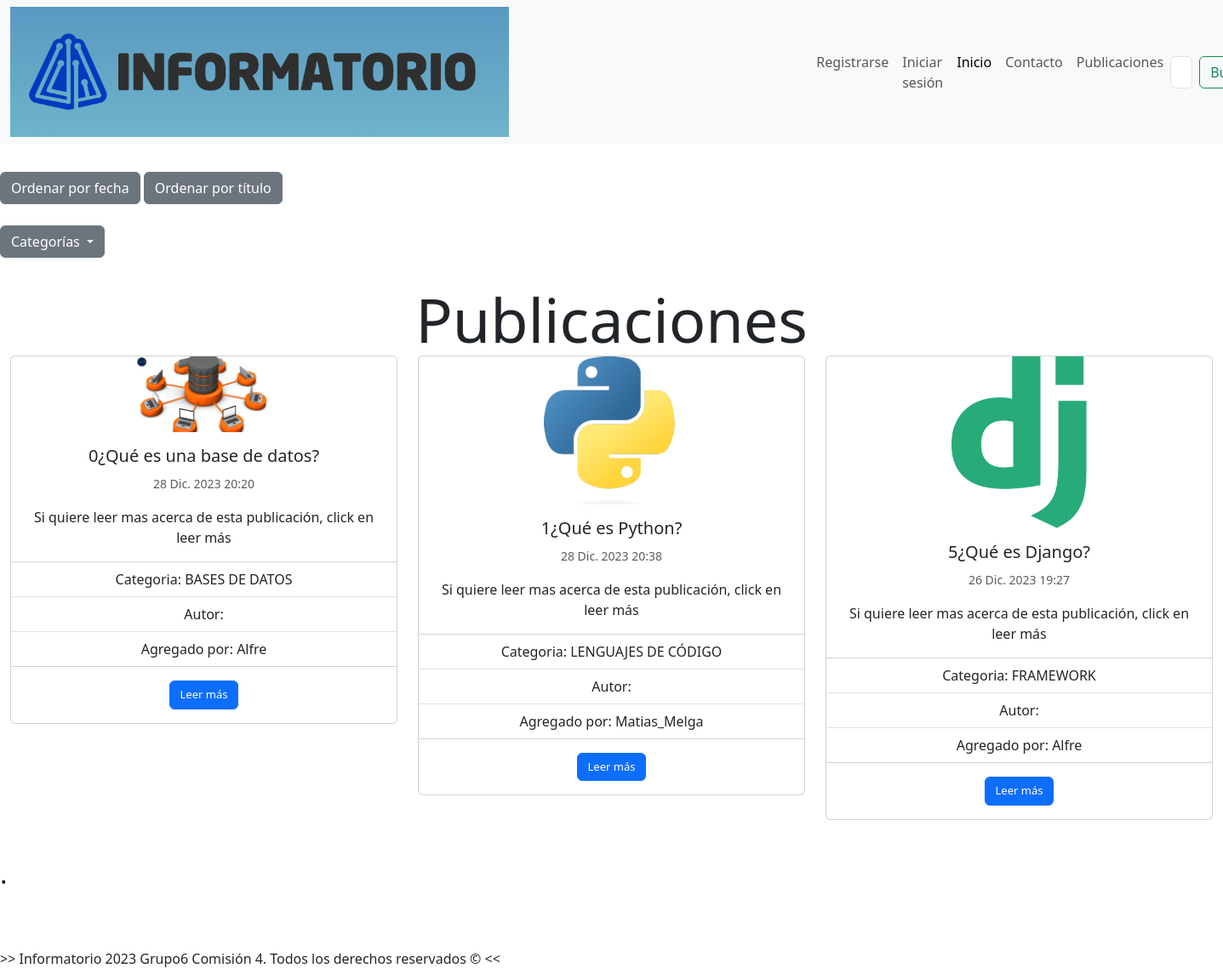
/publicaciones/listar_publicacion/, run on the app's committed database.
### apps/publicaciones/models.py (models this page shows, shortened)
class Publicaciones(models.Model):
    titulo = models.CharField(max_length=100, null=False)
    subtitulo = models.CharField(max_length=100, null=True, blank=True)
    texto = models.TextField()
    fecha = models.DateTimeField(default=timezone.now, blank = True)
    texto = models.TextField(null = False)
    activo = models.BooleanField(default=True)
    colaborador = models.ForeignKey(Usuarios, on_delete=models.SET_NULL, null=True,default=2)
    categoria = models.ForeignKey(Categoria, on_delete=models.SET_NULL, null=True, default=None)
    imagen = models.ImageField(null=True, blank=True, upload_to='media', default='static/post_default.png')
    class Meta:
        ordering = ('-fecha',)

class Categoria(models.Model):
    nombre = models.CharField(max_length=100, null=False)
    imagen = models.ImageField(null=True, upload_to='categorias', default='categorias/post_default.png')
    def __str__(self):
        return self.nombre

### apps/usuarios/models.py (models this page shows)
class Usuarios(AbstractUser):
    nombre = models.CharField(max_length=20)
    apellido = models.CharField(max_length= 20)
    fecha_nacimiento = models.DateField('Fecha_nacimiento', default = '2000-1-1')
    es_colaborador = models.BooleanField(default=False) #Se determina al usuario colaborador con un booleano
    imagen = models.ImageField(null = True, blank = True, upload_to = 'usuarios', default='usuarios/default.png')#Esta imagen se la guarda dentro de la carpeta media

### apps/publicaciones/views.py (the view)
# urls.py: path("listar_publicacion/", ListarPublicacion.as_view(), name='listar_publicacion'),
class ListarPublicacion(ListView):
    model = Publicaciones
    template_name = 'publicaciones/listar_publicacion.html'
    context_object_name = 'publicaciones'
    paginate_by = 3
    def get_context_data(self) :
        context = super().get_context_data()
        categorias = Categoria.objects.all()
        context['categorias'] = categorias
        return context
    def get_queryset(self):
        query = self.request.GET.get('buscador')
        queryset = super().get_queryset()
        if query:
            queryset = queryset.filter(titulo__icontains = query)
        return queryset.order_by('titulo')

### templates/publicaciones/listar_publicacion.html (shortened to what this page needs)
{% extends 'base.html' %}
{% load static %}
{% block contenido %}
<form method="GET" action="{% url 'apps.publicaciones:ordenar_por' %}">
    <button class="btn btn-secondary" name="orden" type="submit" value="fecha" style="margin-top: 25px;">Ordenar por fecha</button>
    <button class="btn btn-secondary" name="orden" type="submit" value="titulo" style="margin-top: 25px;">Ordenar por título</button>
</form>
<div class="dropdown">
    <button class="btn btn-secondary dropdown-toggle" type="button" data-bs-toggle="dropdown" aria-expanded="false"
        style="margin-top: 25px;">
        Categorías
    </button>
</div>
<section data-bs-version="5.1" class="timeline3 cid-tf4QbpyVP7" id="timeline3-o">
    {% if publicaciones %}
    <div class="container-fluid" style="margin-top: 2%">
        <div class="mbr-section-head">
            <h3 class="mbr-section-title mbr-fonts-style align-center mb-0 display-2" style="text-align: center;">
                <strong>Publicaciones</strong>
            </h3>
        </div>
        <div class="row" style="margin-bottom: 2%;">
            {% for p in publicaciones %}
            <div class="col-md-4 mb-3">
                <div class="card" style="text-align: center;">
                    <div class="card-img-top" style="display: block; width: 70%; margin: auto;">
                        <img src="{{ p.imagen.url }}" class="card-img-top w-50" alt="{{p.titulo}}">
                    </div>
                    <div class="card-body">
                        <h5 class="card-title">{{p.titulo}}</h5>
                        <p style='text-align: center;' class="mbr-timeline-date "><small
                                class="text-body-secondary">{{p.fecha}}</small></p>
                        <p class="card-text">Si quiere leer mas acerca de esta publicación, click en leer más</p>
                    </div>
                    <ul class="list-group list-group-flush">
                        <li class="list-group-item">Categoria: {{p.categoria}}</li>
                        <li class="list-group-item">Autor: {{p.autor}}</li>
                        <li class="list-group-item">Agregado por: {{p.colaborador}}</li>
                    </ul>
                    <div class="card-body">
                        <a href="{% url 'apps.publicaciones:publicacion_detalle' p.pk %}" class="btn btn-primary"
                            style="font-size: small;">Leer más</a>
                    </div>
                </div>
            </div>
            {% endfor %}
            {% endif %}
        </div>
    </div>
</section>
{% endblock %}

### data on the page
Publicaciones: imagen (picture), titulo "0¿Qué es una base de datos?", fecha "28 Dic. 2023 20:20", categoria "BASES DE DATOS", colaborador "Alfre"
Publicaciones: imagen (picture), titulo "1¿Qué es Python?", fecha "28 Dic. 2023 20:38", categoria "LENGUAJES DE CÓDIGO", colaborador "Matias_Melga"
Publicaciones: imagen (picture), titulo "5¿Qué es Django?", fecha "26 Dic. 2023 19:27", categoria "FRAMEWORK", colaborador "Alfre"
